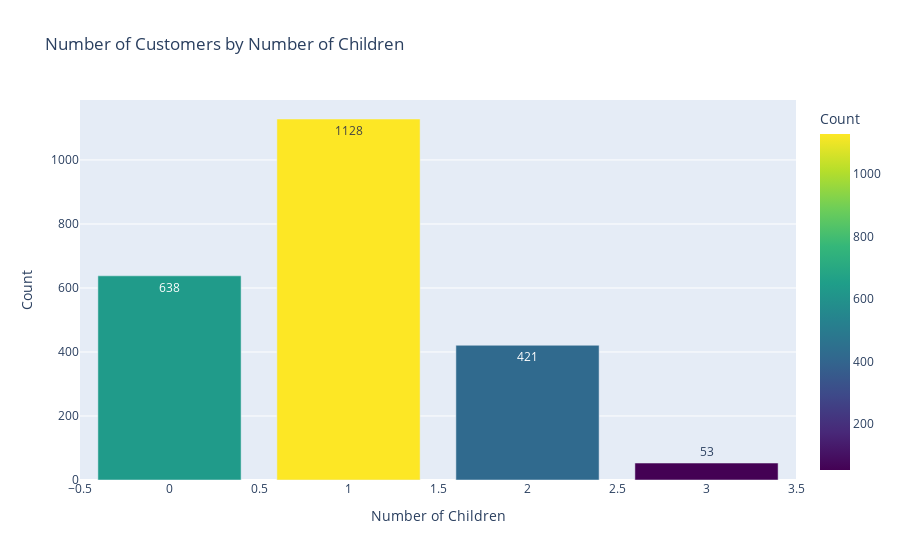

This figure's notebook cell:
### Markdown cell above
**Analysis of the Plot: Number of Customers by Marital Status**
- **`Partner Dominance`**:  
  Customers with a "Partner" marital status form the majority, with 1,444 customers, suggesting that partnered individuals are the primary audience.  
- **`Smaller Single Segment`**:  
  Customers with a "Single" marital status account for 796 customers, indicating a smaller but significant portion of the customer base.  

**Recommendation**
1. **`Focus on Partnered Customers`**:  
   - Design campaigns and promotions targeting families and partnered individuals, as they represent the largest segment.  
2. **`Engage Single Customers`**:  
   - Explore targeted campaigns for single individuals, such as promotions for convenience-oriented products or experiences tailored to their lifestyle.

### Code cell
children_counts = df['Children'].value_counts().reset_index()
children_counts.columns = ['Number of Children', 'Count']

fig = px.bar(
    children_counts,
    x='Number of Children',
    y='Count',
    title='Number of Customers by Number of Children',
    labels={'Number of Children': 'Number of Children', 'Count': 'Count'},
    color='Count',
    color_continuous_scale='viridis',
    text_auto=True
)

fig.show()

### Figure 1 — Plotly figure (JSON) as saved in the notebook; plotly's stock layout.template omitted (floating-point values rounded to 4 significant figures)
{"data": [{"alignmentgroup": "True", "hovertemplate": "Number of Children=%{x}<br>Count=%{marker.color}<extra></extra>", "legendgroup": "", "marker": {"color": [1128, 638, 421, 53], "coloraxis": "coloraxis", "pattern": {"shape": ""}}, "name": "", "offsetgroup": "", "orientation": "v", "showlegend": false, "textposition": "auto", "texttemplate": "%{y}", "type": "bar", "x": [1, 0, 2, 3], "xaxis": "x", "y": [1128, 638, 421, 53], "yaxis": "y"}], "layout": {"barmode": "relative", "coloraxis": {"colorbar": {"title": {"text": "Count"}}, "colorscale": [[0, "#440154"], [0.1111, "#482878"], [0.2222, "#3e4989"], [0.3333, "#31688e"], [0.4444, "#26828e"], [0.5556, "#1f9e89"], [0.6667, "#35b779"], [0.7778, "#6ece58"], [0.8889, "#b5de2b"], [1, "#fde725"]]}, "legend": {"tracegroupgap": 0}, "title": {"text": "Number of Customers by Number of Children"}, "xaxis": {"anchor": "y", "domain": [0, 1], "title": {"text": "Number of Children"}}, "yaxis": {"anchor": "x", "domain": [0, 1], "title": {"text": "Count"}}}}
